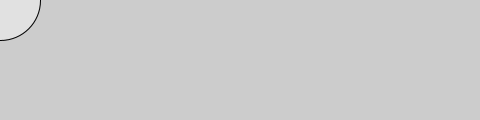
Frame 1 (no input)
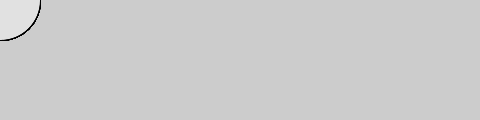
Frame 60 (the mouse pressed at the canvas centre just before this capture)
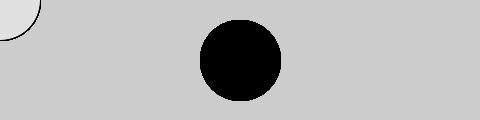
Frame 120 (the mouse held since frame 60 and released just before this capture)

The Processing sketch that drew these frames (run headless with seeded random() and noise(); from frame 60 on, the mouse is pressed at the canvas centre):

// Processing sketch: Getting_Started
// ── Getting_Started.pde

void setup(){
  size(480, 120);
}
void draw(){
 if (mousePressed){
   fill(0);
 }
 else{
   fill(225);
 }
 ellipse(mouseX, mouseY, 80, 80);
}
